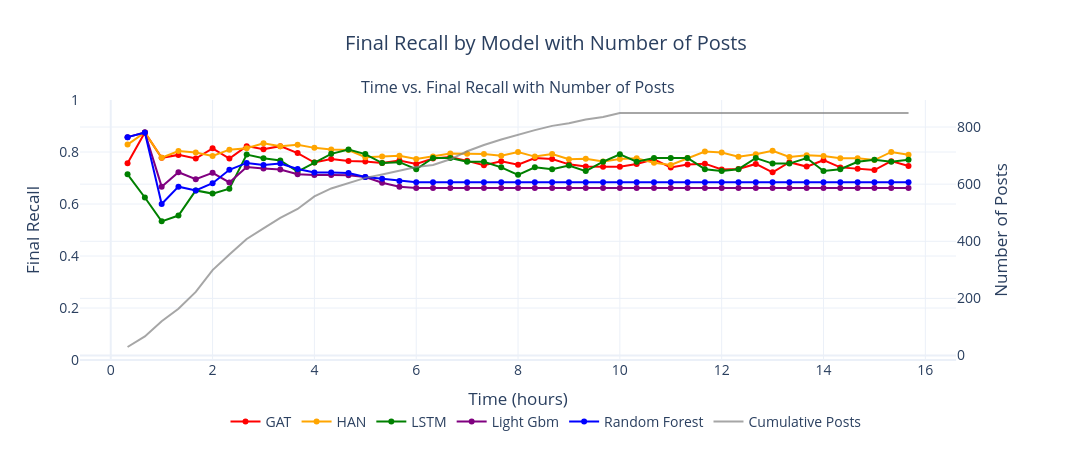

Write notebook code for a chart like this one.
### Code cell
import plotly.graph_objects as go
from plotly.subplots import make_subplots

# Filter only even time_cuts (optional)
# df_all = df_all[df_all['metrics.time_cut'] % 4 == 0]

# Create the subplot
fig = make_subplots(
    rows=1, cols=1,
    subplot_titles=["Time vs. Final Recall with Number of Posts"],
    specs=[[{"secondary_y": True}]]
)

# Define colors
colors = ['red', 'orange', 'green', 'purple', 'blue', 'brown'] 
# Add traces by model
for i, model in enumerate(df_all['model'].unique()):
    df_model = df_all[df_all['model'] == model]
    color = colors[i % len(colors)]

    # Final Recall (left Y-axis)
    fig.add_trace(
        go.Scatter(
            x=df_model['time_cut_hours'],
            y=df_model['metrics.final_recall'],
            mode='lines+markers',
            name=f'{model}',
            line=dict(color=color)
        ),
        row=1, col=1, secondary_y=False
    )


# Add traces by model
for i, model in enumerate(df_all['model'].unique()):
    if model=='GAT':
        df_model = df_all[df_all['model'] == model]
        fig.add_trace(
            go.Scatter(
                x=df_model['time_cut_hours'],
                y=df_model['new_posts_cum_sum'],
                mode='lines',
                name='Cumulative Posts',
                line=dict(color='gray', dash='solid'),
                opacity=0.7
            ),
            row=1, col=1, secondary_y=True
        )
    
    # Update layout, axes, etc. as before
    # ...

# Update layout
fig.update_layout(
    title="Final Recall by Model with Number of Posts",
    title_x=0.5,
    template='plotly_white',
    width=1100,
    height=450,
    font=dict(size=14),
    legend=dict(
        orientation="h",
        yanchor="bottom",
        y=-0.3,
        xanchor="center",
        x=0.5,
        font=dict(size=14)
    )
)

# Axis titles
fig.update_xaxes(title_text="Time (hours)")
fig.update_yaxes(title_text="Final Recall", range=[0, 1], secondary_y=False)
fig.update_yaxes(title_text="Number of Posts", secondary_y=True)

fig.show()

### Figure 1 — Plotly figure (JSON) as saved in the notebook; plotly's stock layout.template omitted (floating-point values rounded to 4 significant figures)
{"data": [{"line": {"color": "red"}, "mode": "lines+markers", "name": "GAT", "type": "scatter", "x": [0.33, 0.67, 1, 1.33, 1.67, 2, 2.33, 2.67, 3, 3.33, 3.67, 4, 4.33, 4.67, 5, 5.33, 5.67, 6, 6.33, 6.67, 7, 7.33, 7.67, 8, 8.33, 8.67, 9, 9.33, 9.67, 10, 10.33, 10.67, 11, 11.33, 11.67, 12, 12.33, 12.67, 13, 13.33, 13.67, 14, 14.33, 14.67, 15, 15.33, 15.67], "xaxis": "x", "y": [0.7571, 0.875, 0.7778, 0.7889, 0.775, 0.8142, 0.7746, 0.8226, 0.8108, 0.8225, 0.7959, 0.7596, 0.7733, 0.7655, 0.7635, 0.7576, 0.767, 0.7542, 0.7749, 0.7808, 0.7659, 0.7491, 0.7643, 0.7508, 0.7769, 0.7726, 0.7525, 0.744, 0.7432, 0.7428, 0.7541, 0.7721, 0.7409, 0.7523, 0.7552, 0.7325, 0.7349, 0.7541, 0.7217, 0.7607, 0.7439, 0.7685, 0.7409, 0.7355, 0.7307, 0.7649, 0.7463], "yaxis": "y"}, {"line": {"color": "orange"}, "mode": "lines+markers", "name": "HAN", "type": "scatter", "x": [0.33, 0.67, 1, 1.33, 1.67, 2, 2.33, 2.67, 3, 3.33, 3.67, 4, 4.33, 4.67, 5, 5.33, 5.67, 6, 6.33, 6.67, 7, 7.33, 7.67, 8, 8.33, 8.67, 9, 9.33, 9.67, 10, 10.33, 10.67, 11, 11.33, 11.67, 12, 12.33, 12.67, 13, 13.33, 13.67, 14, 14.33, 14.67, 15, 15.33, 15.67], "xaxis": "x", "y": [0.8286, 0.875, 0.7778, 0.804, 0.7983, 0.7846, 0.8091, 0.8145, 0.8336, 0.8225, 0.8282, 0.8159, 0.81, 0.8076, 0.7799, 0.783, 0.7858, 0.7729, 0.783, 0.794, 0.7931, 0.7927, 0.7855, 0.8001, 0.7823, 0.7923, 0.7724, 0.7737, 0.7633, 0.7734, 0.7756, 0.7583, 0.7499, 0.7769, 0.802, 0.7984, 0.7817, 0.7912, 0.8044, 0.7811, 0.7871, 0.7846, 0.7763, 0.7763, 0.7691, 0.8003, 0.7895], "yaxis": "y"}, {"line": {"color": "green"}, "mode": "lines+markers", "name": "LSTM", "type": "scatter", "x": [0.33, 0.67, 1, 1.33, 1.67, 2, 2.33, 2.67, 3, 3.33, 3.67, 4, 4.33, 4.67, 5, 5.33, 5.67, 6, 6.33, 6.67, 7, 7.33, 7.67, 8, 8.33, 8.67, 9, 9.33, 9.67, 10, 10.33, 10.67, 11, 11.33, 11.67, 12, 12.33, 12.67, 13, 13.33, 13.67, 14, 14.33, 14.67, 15, 15.33, 15.67], "xaxis": "x", "y": [0.7143, 0.625, 0.5333, 0.5556, 0.6522, 0.64, 0.6585, 0.7903, 0.7763, 0.7674, 0.7245, 0.7596, 0.7928, 0.8099, 0.792, 0.7576, 0.7609, 0.7338, 0.777, 0.777, 0.7626, 0.7626, 0.741, 0.7122, 0.741, 0.7338, 0.7482, 0.7266, 0.7626, 0.7914, 0.7626, 0.777, 0.777, 0.777, 0.7338, 0.7266, 0.7338, 0.777, 0.7554, 0.7554, 0.777, 0.7266, 0.7338, 0.7626, 0.7698, 0.7626, 0.7698], "yaxis": "y"}, {"line": {"color": "purple"}, "mode": "lines+markers", "name": "Light Gbm", "type": "scatter", "x": [0.33, 0.67, 1, 1.33, 1.67, 2, 2.33, 2.67, 3, 3.33, 3.67, 4, 4.33, 4.67, 5, 5.33, 5.67, 6, 6.33, 6.67, 7, 7.33, 7.67, 8, 8.33, 8.67, 9, 9.33, 9.67, 10, 10.33, 10.67, 11, 11.33, 11.67, 12, 12.33, 12.67, 13, 13.33, 13.67, 14, 14.33, 14.67, 15, 15.33, 15.67], "xaxis": "x", "y": [0.8571, 0.875, 0.6667, 0.7222, 0.6957, 0.72, 0.6829, 0.7419, 0.7368, 0.7326, 0.7143, 0.7115, 0.7117, 0.7107, 0.704, 0.6818, 0.6667, 0.6619, 0.6619, 0.6619, 0.6619, 0.6619, 0.6619, 0.6619, 0.6619, 0.6619, 0.6619, 0.6619, 0.6619, 0.6619, 0.6619, 0.6619, 0.6619, 0.6619, 0.6619, 0.6619, 0.6619, 0.6619, 0.6619, 0.6619, 0.6619, 0.6619, 0.6619, 0.6619, 0.6619, 0.6619, 0.6619], "yaxis": "y"}, {"line": {"color": "blue"}, "mode": "lines+markers", "name": "Random Forest", "type": "scatter", "x": [0.33, 0.67, 1, 1.33, 1.67, 2, 2.33, 2.67, 3, 3.33, 3.67, 4, 4.33, 4.67, 5, 5.33, 5.67, 6, 6.33, 6.67, 7, 7.33, 7.67, 8, 8.33, 8.67, 9, 9.33, 9.67, 10, 10.33, 10.67, 11, 11.33, 11.67, 12, 12.33, 12.67, 13, 13.33, 13.67, 14, 14.33, 14.67, 15, 15.33, 15.67], "xaxis": "x", "y": [0.8571, 0.875, 0.6, 0.6667, 0.6522, 0.68, 0.7317, 0.7581, 0.75, 0.7558, 0.7347, 0.7212, 0.7207, 0.719, 0.704, 0.697, 0.6884, 0.6835, 0.6835, 0.6835, 0.6835, 0.6835, 0.6835, 0.6835, 0.6835, 0.6835, 0.6835, 0.6835, 0.6835, 0.6835, 0.6835, 0.6835, 0.6835, 0.6835, 0.6835, 0.6835, 0.6835, 0.6835, 0.6835, 0.6835, 0.6835, 0.6835, 0.6835, 0.6835, 0.6835, 0.6835, 0.6835], "yaxis": "y"}, {"line": {"color": "gray", "dash": "solid"}, "mode": "lines", "name": "Cumulative Posts", "opacity": 0.7, "type": "scatter", "x": [0.33, 0.67, 1, 1.33, 1.67, 2, 2.33, 2.67, 3, 3.33, 3.67, 4, 4.33, 4.67, 5, 5.33, 5.67, 6, 6.33, 6.67, 7, 7.33, 7.67, 8, 8.33, 8.67, 9, 9.33, 9.67, 10, 10.33, 10.67, 11, 11.33, 11.67, 12, 12.33, 12.67, 13, 13.33, 13.67, 14, 14.33, 14.67, 15, 15.33, 15.67], "xaxis": "x", "y": [30, 67, 120, 164, 223, 299, 354, 408, 445, 482, 513, 557, 585, 603, 622, 634, 646, 660, 667, 687, 715, 737, 756, 773, 789, 804, 813, 826, 835, 849, 849, 849, 849, 849, 849, 849, 849, 849, 849, 849, 849, 849, 849, 849, 849, 849, 849], "yaxis": "y2"}], "layout": {"annotations": [{"font": {"size": 16}, "showarrow": false, "text": "Time vs. Final Recall with Number of Posts", "x": 0.47, "xanchor": "center", "xref": "paper", "y": 1, "yanchor": "bottom", "yref": "paper"}], "font": {"size": 14}, "height": 450, "legend": {"font": {"size": 14}, "orientation": "h", "x": 0.5, "xanchor": "center", "y": -0.3, "yanchor": "bottom"}, "title": {"text": "Final Recall by Model with Number of Posts", "x": 0.5}, "width": 1100, "xaxis": {"anchor": "y", "autorange": true, "domain": [0, 0.94], "range": [-0.6034, 16.6], "title": {"text": "Time (hours)"}, "type": "linear"}, "yaxis": {"anchor": "x", "domain": [0, 1], "range": [0, 1], "title": {"text": "Final Recall"}, "type": "linear"}, "yaxis2": {"anchor": "x", "autorange": true, "overlaying": "y", "range": [-15.5, 894.5], "side": "right", "title": {"text": "Number of Posts"}, "type": "linear"}}}
